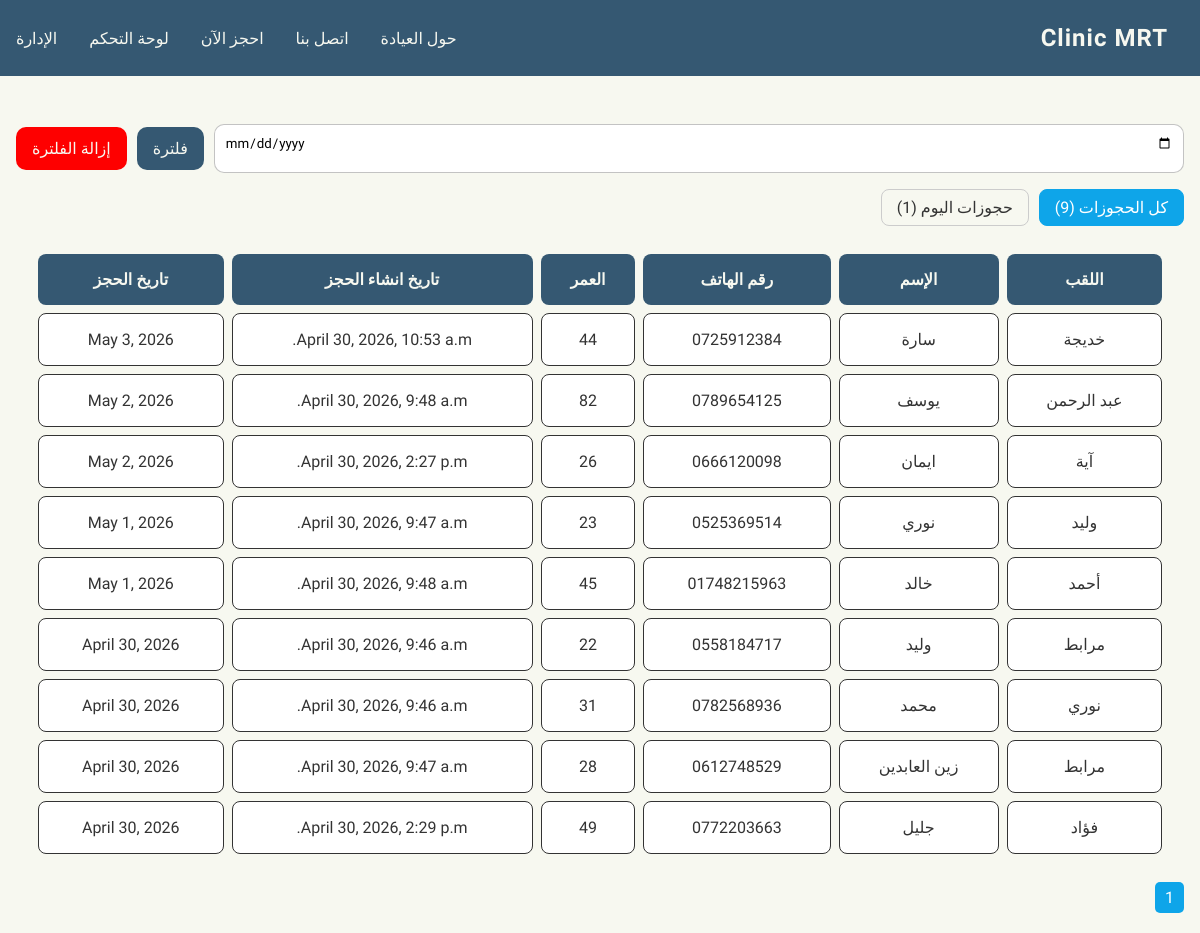
The page /dashboard/ (signed in) on the database its author committed.
### apointement/models.py (models this page shows, shortened)
class Apointement(models.Model):
    first_name = models.CharField(max_length=50)
    last_name = models.CharField(max_length=50)
    phone = models.CharField(max_length=20)
    age = models.PositiveIntegerField()
    created_at = models.DateTimeField(auto_now_add=True)
    date = models.DateField()

### dashboard/views.py (the view)
# urls.py: path('dashboard/' , include('dashboard.urls'))
@login_required
def dashboard(request):
    if not request.user.is_staff:
        return HttpResponseForbidden('غير مسموح')
    today = timezone.now().date()
    tab = request.GET.get('tab' , 'all')
    total_appointements = Apointement.objects.all().order_by('-date')
    today_appointements = Apointement.objects.filter(date=today).order_by('created_at')
    if tab == 'today':
        appointements = today_appointements
    else:
        appointements = total_appointements
    selected_date = request.GET.get('date')
    if selected_date:
        appointements = appointements.filter(date=selected_date)
    paginator = Paginator(appointements, 30)
    page_number = request.GET.get('page')
    page_obj = paginator.get_page(page_number)
    context = {
        "page_obj": page_obj,
        "total_appointements_count": total_appointements.count(),
        "today_appointements_count" : today_appointements.count(),
        "selected_date": selected_date,
        "tab" : tab
    }
    return render(request, 'dashboard/dashboard.html', context)

### templates/dashboard/dashboard.html (shortened to what this page needs)
{% extends 'base.html' %}
{% block content %}
<section class="apointements">
    <div class="filter__date">
        <form method="GET">
            <input type="date" name="date" value="{{selected_date}}">
            <button type="submit">فلترة</button>
        </form>
        <a href="{% url 'dashboard' %}">
            <button class="unfilter__btn">
                إزالة الفلترة
            </button>
        </a>
    </div>
    <div class="tabs">
        <a href="?tab=all"
        class="{% if tab == 'all' %}active{% endif %}">
            كل الحجوزات ({{ total_appointements_count }})
        </a>
        <a href="?tab=today"
        class="{% if tab == 'today' %}active{% endif %}">
            حجوزات اليوم ({{ today_appointements_count }})
        </a>
    </div>
    <div class="table">
        <table>
            <thead>
                <tr>
                <th>اللقب</th>
                <th>الإسم</th>
                <th>رقم الهاتف</th>
                <th>العمر</th>
                <th>تاريخ انشاء الحجز</th>
                <th>تاريخ الحجز</th>
            </tr>
            </thead>
            <tbody>
                {% for appt in page_obj %}
                <tr>
                    <td>{{appt.first_name}}</td>
                    <td>{{appt.last_name}}</td>
                    <td>{{appt.phone}}</td>
                    <td>{{appt.age}}</td>
                    <td>{{appt.created_at}}</td>
                    <td>{{appt.date}}</td>
                </tr>
                {% empty %}
                    <tr>
                        <td colspan="6">لا يوجد حجوزات</td>
                    </tr>
                {% endfor%}
            </tbody>
        </table>
    </div>
    <div class="pagination">
        {% for num in page_obj.paginator.page_range %}
            {% if page_obj.number == num %}
                <span class="current">{{ num }}</span>
            {% else %}
                <a href="?page={{ num }}{% if selected_date %}&date={{ selected_date }}{% endif %}">
                    {{ num }}
                </a>
            {% endif %}
        {% endfor %}
    </div>
</section>
{% endblock content %}

### templates/base.html (shortened to what this page needs)
<!DOCTYPE html>
{% load static %}
<html lang='ar'>
<head>
    <link href="https://cdn.jsdelivr.net/npm/remixicon@4.9.0/fonts/remixicon.css" rel="stylesheet" />
    <link rel="stylesheet" href="{% static 'css/style.css' %}">
</head>
<body>
    {% include 'parts/navbar.html'%}
    {% block content %}
    {% endblock content %}
</body>
</html>

### templates/parts/navbar.html (shortened to what this page needs)
<nav>
    <div class="nav__header">
        <div class="nav__logo">
            <a href="{% url 'home' %}">Clinic <span>MRT</span></a>
        </div>
    </div>
    <ul class="nav__links">
        <li>
            <a href="{% url 'about' %}"> حول العيادة</a>
        </li>
        <li>
            <a href="{% url 'contact' %}">اتصل بنا</a>
        </li>
        <li>
            <a href="{% url 'add_apointement'%}"> احجز الآن </a>
        </li>
        {% if user.is_superuser %}
        <li>
            <a href="{% url 'dashboard'%}">لوحة التحكم</a>
        </li>
        <li>
            <a href="{% url 'admin:index' %}">الإدارة</a>
        </li>
        {% endif %}
    </ul>
</nav>

### templates/parts/footer.html (shortened to what this page needs)
{% load static %}

### clinic/static/css/style.css (style rules this page uses)
:root { --primary-color : #355872 ; --secondry-color : #9CD5FF ; --light-color : #F7F8F0 ; --dark-color: #fbffda; --white : #ffffff; --dark-text-color : #333333 ; --light-text-color : #979797 ; --max-width : 1200px ; --box-shadow : rgba(0 , 0 , 0 , 0.2); }
* { margin: 0; padding: 0; box-sizing: border-box; }
body { font-family: "Alexandria", sans-serif; background-color: var(--light-color); direction: rtl; min-height: 100vh; }
nav { width: 100%; isolation: isolate; position: fixed; z-index: 99; }
ul { list-style: none; }
a { text-decoration: none; transition: .3s; }
section { width: 100%; max-width: var(--max-width); margin-inline: auto; }
button { cursor: pointer; transition: .3s; border: none; outline: none; }
.nav__header { padding: 1rem; background-color: var(--primary-color); display: flex; align-items: center; justify-content: space-between; box-shadow: 0 0 30px var(--box-shadow); }
.nav__links { position: fixed; top: 62px; width: 100%; background-color: var(--primary-color); display: flex; flex-direction: column; align-items: flex-start; justify-content: center; gap: 2rem; padding: 1rem; z-index: -1; transform: translateY(-100%); transition: .5s; border-bottom: 2px solid var(--light-color); }
.apointements { padding-top: 8rem; }
.table { border-collapse: separate; width: 95%; max-width: 1200px; margin-inline: auto; margin-block: 1rem; overflow-x: auto ; -webkit-overflow-scrolling: touch; border-radius: 8px; }
table { border-spacing: 8px; width: 100%; min-width: 600px; }
th { border-radius: 8px; color: var(--light-color); background-color: var(--primary-color); border-spacing: 8px; padding: 1rem; }
td { border-radius: 8px; background-color: var(--white); color: var(--dark-text-color); text-align: center; padding: 1rem; border: 1px solid var(--dark-text-color); }
.filter__date { width: 100%; padding: 1rem; display: flex; flex-direction: column; gap: 1rem; }
.filter__date form { width: 100%; display: flex; align-items: center; gap: 10px; }
.filter__date input { width: 100%; padding: 10px 10px 20px 10px; outline: 0; border: 1px solid rgba(105, 105, 105, 0.397); border-radius: 10px; font-family: "Alexandria", sans-serif; }
.unfilter__btn { background-color: #fe0000 !important; width: 100%; white-space: nowrap; }
.pagination { margin-block: 20px; margin-right: 1rem; display: flex; gap: 5px; flex-wrap: wrap; }
.pagination .current { padding: 6px 10px; background: #0ea5e9; color: white; border-radius: 5px; }
.tabs { display: flex; gap: 10px; margin-bottom: 20px; margin-inline: 1rem; }
.tabs a { padding: 8px 15px; border: 1px solid #ccc; border-radius: 8px; text-decoration: none; color: #333; }
.tabs a.active { background: #0ea5e9; color: white; border-color: #0ea5e9; }
@media (width >= 1024px) { nav { max-width: var(--max-width); margin-inline: auto; position: unset; display: flex; align-items: center; justify-content: space-between; padding: .5rem 1rem; background-color: var(--primary-color); } }
@media (width >= 1024px) { .nav__links { position: unset; transform: translateY(0); flex-direction: row; justify-content: end; background-color: transparent; padding: unset; flex: 2; border-bottom: unset; } }
@media (width >= 1024px) { .nav__links li a { color: var(--light-color); } }
@media (width >= 1024px) { .nav__header { background-color: transparent; flex: 1; box-shadow: unset; } }
@media (width >= 1024px) { .contact , .book , .apointements { padding-top: 2rem; } }
@media (width >= 1024px) { .filter__date { flex-direction: row; align-items: center; justify-content: space-between; gap: 10px; } }

### rows shown on the page
Apointement: first_name "خديجة", last_name "سارة", phone "0725912384", age "44", created_at "April 30, 2026, 10:53 a.m.", date "May 3, 2026"
Apointement: first_name "عبد الرحمن", last_name "يوسف", phone "0789654125", age "82", created_at "April 30, 2026, 9:48 a.m.", date "May 2, 2026"
Apointement: first_name "آية", last_name "ايمان", phone "0666120098", age "26", created_at "April 30, 2026, 2:27 p.m.", date "May 2, 2026"
Apointement: first_name "وليد", last_name "نوري", phone "0525369514", age "23", created_at "April 30, 2026, 9:47 a.m.", date "May 1, 2026"
Apointement: first_name "أحمد", last_name "خالد", phone "01748215963", age "45", created_at "April 30, 2026, 9:48 a.m.", date "May 1, 2026"
Apointement: first_name "مرابط", last_name "وليد", phone "0558184717", age "22", created_at "April 30, 2026, 9:46 a.m.", date "April 30, 2026"
Apointement: first_name "نوري", last_name "محمد", phone "0782568936", age "31", created_at "April 30, 2026, 9:46 a.m.", date "April 30, 2026"
Apointement: first_name "مرابط", last_name "زين العابدين", phone "0612748529", age "28", created_at "April 30, 2026, 9:47 a.m.", date "April 30, 2026"
Apointement: first_name "فؤاد", last_name "جليل", phone "0772203663", age "49", created_at "April 30, 2026, 2:29 p.m.", date "April 30, 2026"

### other values the page prints
{{ total_appointements_count }} "9"
{{ today_appointements_count }} "1"
{{ num }} "1"
